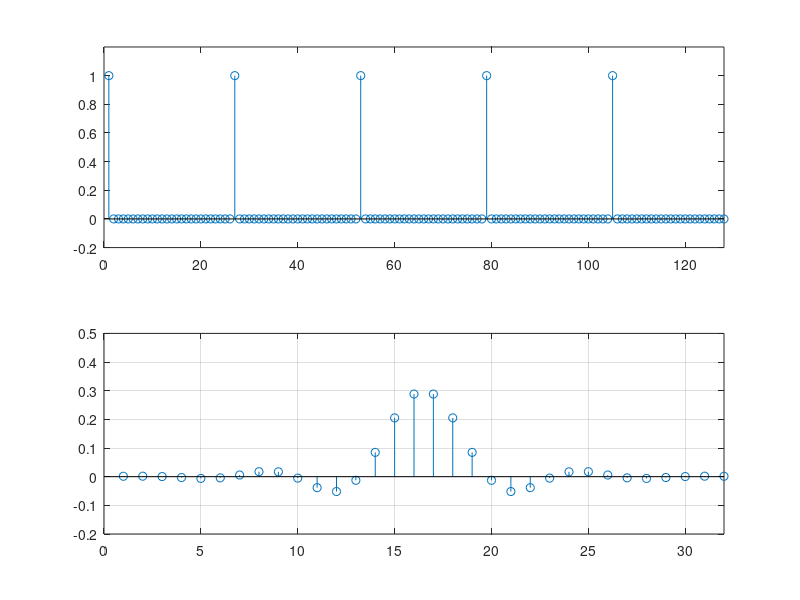
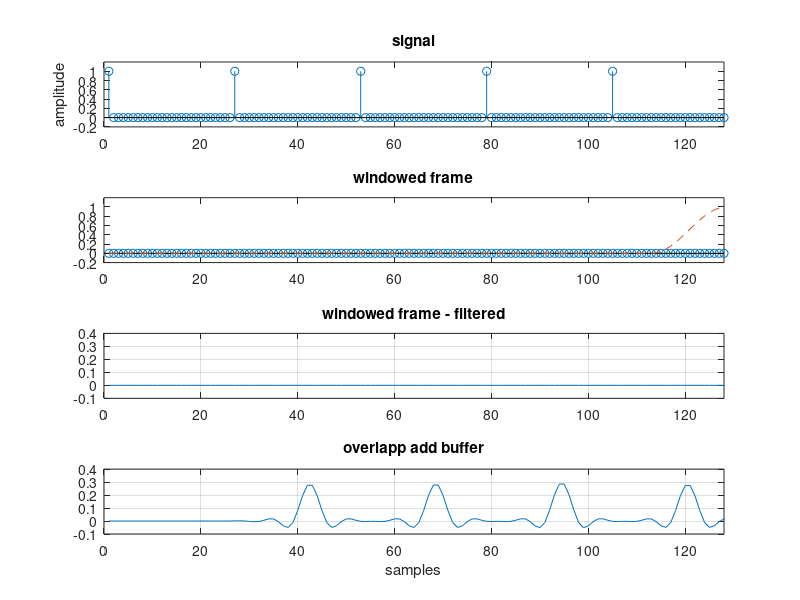

Write the MATLAB code that produced these figures, in order.
Fs = 4000; % sampling rate in Hz
Nsig = 128; % signal length in samples
L = 32; % filter length in taps
fc = 600; % cutoff frequency in Hz
M = 32; % window length
Nfft = 2^(ceil(log2( M + L - 1))); % FFT Length
R = M/2; % Hop Size
Nframes = floor( Nsig/R ); % No. of frames
% Generate a test signal containing five impulses
sig = zeros(1,Nsig); period = round(Nsig/5);
sig(1:period:Nsig) = ones(size(1:period:Nsig));
% *** design a lowpass filter using the window method
epsilon = .0001; % avoids 0 / 0
nfilt = (-(L-1)/2:(L-1)/2) + epsilon;

hideal = sin( 2*pi*fc*nfilt/Fs ) ./ (pi*nfilt); % sinc fn
h = hamming( L )' .* hideal; % windowed sinc fn
figure(1);clf
subplot(211); stem(sig); axis( [0 length(sig) -0.2 1.2]);
subplot(212); stem(h); grid; axis( [0 length(h) -0.2 0.5]);
hzp = [h zeros(1,Nfft-L)]; % Zero-pad h to FFT size
H = fft(hzp); % Filter frequency response
y = zeros(1,Nsig + Nfft); % Allocate the output+'ringing' vector
% *** Overlap add loop, with plots
figure(2);
subplot(411); stem(sig); axis( [0 length(sig) -0.2 1.2]);
title('signal'); ylabel('amplitude');
window = hanning(M)'; % Signal window (could also be rect)
for m = 0:(Nframes-1)
    index = m*R+1:min(m*R+M,Nsig); % index for the mth frame
    xm = sig(index) .* window(index-m*R); % windowed mth frame
    xmzp = [ xm zeros(1,Nfft-length(xm))]; % zero pad the signal
    Xm = fft( xmzp );
    Xfilt = Xm .* H; % freq domain multiplication
    xmfilt = real(ifft(Xfilt)); % inverse transform
    outindex = m*R+1:(m*R+Nfft); %
    y(outindex) = y(outindex) + xmfilt; % overlap add
    xmplot = [ zeros(1,m*R) xm zeros(1,Nsig-(m*R+M)) ];
    winplot = [ zeros(1,m*R) window zeros(1,Nsig-(m*R+M)) ];
    xmfiltplot = [ zeros(1,m*R) xmfilt zeros(1,Nsig-(m*R+Nfft)) ];
    subplot(412);stem(xmplot); axis( [0 length(sig) -0.2 1.2]);
    hold on; plot(winplot,'--'); hold off
    title('windowed frame');
    subplot(413);plot(xmfiltplot); grid; axis( [0 length(sig) -0.1 0.4]);
    title('windowed frame - filtered');
    subplot(414);plot(y); grid; axis( [0 length(sig) -0.1 0.4]);
    title('overlapp add buffer'); xlabel('samples');
end